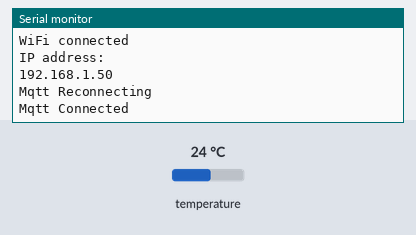
Bench run of a sketch on a simulated ESP32-S3. On the bench: the last lines printed to the serial monitor. Inputs (shaded band) come from the test bench; at power-on: temperature 24 °C. WiFi joins after 1.5 s; servers stay silent unless stated; no MQTT or app messages arrive unless stated.

Above: at 2.7 s.
2.8 s: temperature set to 12 °C
At 7.7 s:
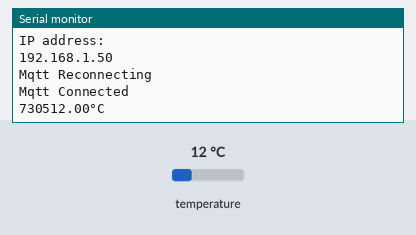
14.5 s: temperature set to 19 °C
At 20.0 s:
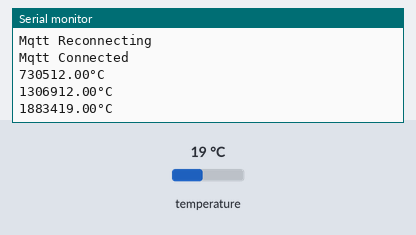
Timing chart, 0 to 21.5 s (numbered marks = the images above; inputs shaded):
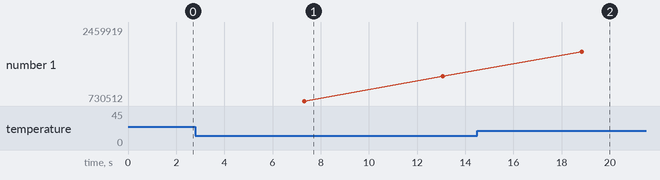

Measured:
- after the input at 2.8 s, the serial monitor: prints a new line after 4.5 s (image 1)
- after the input at 14.5 s, the serial monitor: prints a new line after 4.3 s (image 2)
- plotted number 1: 1306912 → 2459919 after the input at 14.5 s

The sketch:

driver.ino
```cpp
#include <WiFi.h>
#include <PubSubClient.h>
#include <M5Unified.h>
#include <Adafruit_Sensor.h>
#include <DHT.h>
#include <DHT_U.h>
#include <OneWire.h>
#include <DallasTemperature.h>
#include <RTClib.h>


// --設定値--

const char* ssid = "SGP200W-17A6-bg";     // Wi-FiのSSID
const char* password = "6fJN2mZa";        // Wi-Fiのパスワード

const char* mqtt_server = "192.168.1.18"; // MQTTブローカーのIPアドレス
const int mqtt_port = 1883;               // MQTTブローカーのデフォルトポート

const int sensor_id = 1;                    //センサーID

const unsigned long sleepTime = 5000;     // データ取得間隔[ms]

// -------


#define MQTT_CLIENT_NAME  "abms_sensor"

#define ONE_WIRE_BUS 1 // for M5ATOMS3 port number G1 and Pull_up
#define TEMPERATURE_PRECISION 12 // sensor resolution: 9 - 12bit

OneWire oneWire(ONE_WIRE_BUS);
DallasTemperature sensors(&oneWire);
DeviceAddress tempDeviceAddress;

WiFiClient espClient;
PubSubClient client(espClient);

RTC_DS3231 rtc;

unsigned long sleepStartTime = 0;


void setup() {
  Serial.begin(38400);

  sensors.getAddress(tempDeviceAddress, 0); // get device0 address
  sensors.setResolution(tempDeviceAddress, TEMPERATURE_PRECISION); // set resolution

  sensors.begin();
  pinMode(ONE_WIRE_BUS, INPUT_PULLUP); // Wired-OR input mode Pull-up (to Vcc), otherwise input level is always the minimum value (e.g. -127)

  setup_wifi();
  client.setServer(mqtt_server, mqtt_port);
  sleepStartTime = millis();

  rtc.begin();
  if(!rtc.lostPower()){
    rtc.adjust(DateTime(F(__DATE__),F(__TIME__)));
  }
}


void setup_wifi() {
  delay(10);
  // WiFi接続を開始
  Serial.println();
  Serial.print("Connecting to ");
  Serial.println(ssid);

  WiFi.begin(ssid, password);

  while (WiFi.status() != WL_CONNECTED) {
    delay(500);
    Serial.print(".");
  }

  Serial.println("");
  Serial.println("WiFi connected");
  Serial.println("IP address: ");
  Serial.println(WiFi.localIP());
}


void loop(void) {
  client.loop();

  while(!client.connected() ){
    Serial.println("Mqtt Reconnecting");
    if( client.connect(MQTT_CLIENT_NAME) ){
      Serial.println("Mqtt Connected");
      break;
    } else {
      Serial.println("Fail");
    }
    delay(1000);
  }

  // String sensor_id_str = String(sensor_id);

  if(millis() - sleepStartTime >= sleepTime){

    // 水温の取得
    sensors.requestTemperatures();

    //この行移行をあとで関数にする
    const float water_temperatures = sensors.getTempCByIndex(0);
    // String water_temperatures_str = String(sensors.getTempCByIndex(0));

    // メッセージの作成
    String message_water_temperatures = "";
    message_water_temperatures += sensor_id;
    message_water_temperatures += "/";
    message_water_temperatures += water_temperatures;

    // brokerへ送信
    const char* message_water_temperatures_pointer = message_water_temperatures.c_str();
    client.publish("water_temperatures", message_water_temperatures_pointer);

    // ログを表示
    Serial.print(millis());
    Serial.print(water_temperatures);
    Serial.println(F("°C"));

    sleepStartTime = millis();

  }
}
```
